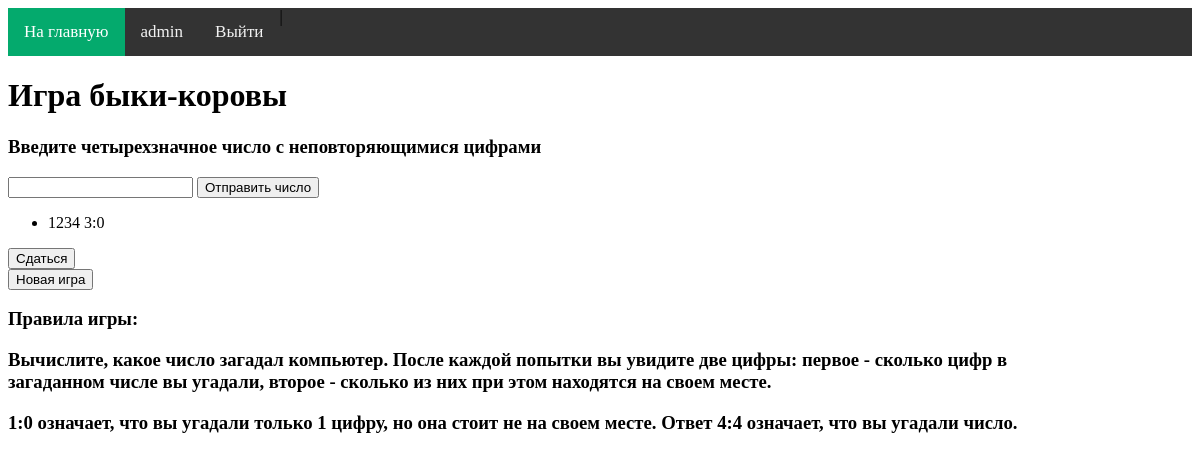
The app's page /bullscows/ (signed in), older data.
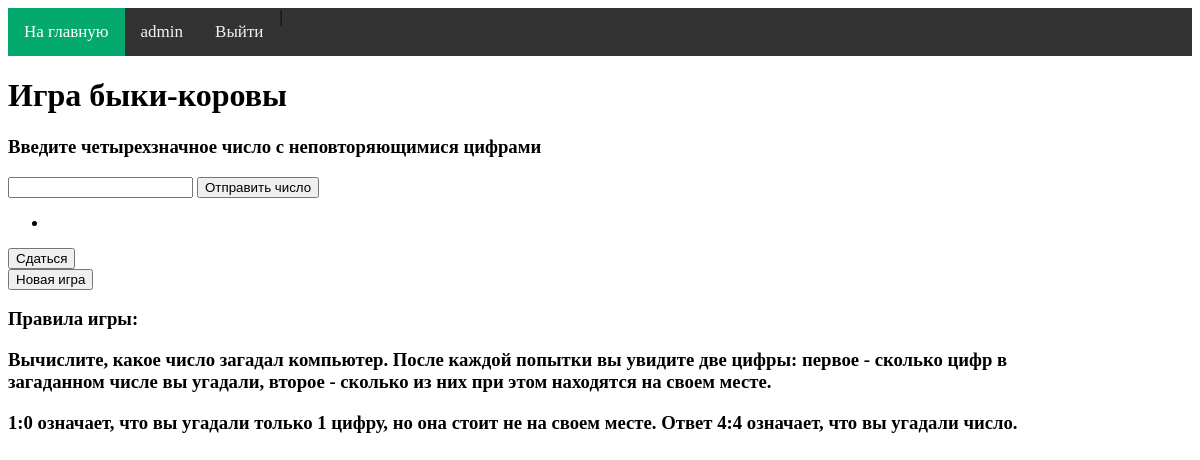
The same page, newer data.
### game/models.py (models this page shows)
class Bullscows(models.Model):
    answer = models.CharField(max_length=4, blank=True)
    try_string = models.TextField(blank=True)
    user = models.ForeignKey(User, on_delete=models.CASCADE, related_name='game')

### game/views.py (the view)
# urls.py: path('bullscows/', bullscows, name='bullscows'),
def bullscows(request):
    player = request.user
    if not player.is_authenticated:
        return redirect('/users/login_user/')
    if player.game.count() == 0:
        creating_new_game(player)
        return render(request, 'game/bullscows.html', context={"new_game": 'Новая игра'})
    request_value = request.POST.get('value')
    data = request_value_handler(game=get_game(player), request_value=request_value)
    return render(request, 'game/bullscows.html', context=data)

### game/utils.py (called while the page is built)
def check_answer_is_available(game_answer: str) -> str:
    if game_answer == "None":
        answer = create_answer()
        return answer

def get_game(player: User) -> Bullscows:
    game = player.game.all()[0]
    answer = check_answer_is_available(game.answer)
    if answer:
        game.answer = answer
    game.save()
    return game

def request_value_handler(game: Bullscows, request_value: str) -> dict:
    if request_value == 'give up':
        return give_up(game)
    elif request_value == 'new game':
        return new_game(game)
    elif request_value is None:
        data = {'list_of_tries': game.try_string.split(',')}
        return data
    else:
        return game_logic(game, request_value)

### game/templates/game/bullscows.html (shortened to what this page needs)
{% extends 'game/base.html' %}
{% block content%}
<h1> Игра быки-коровы</h1>
<h3>Введите четырехзначное число с неповторяющимися цифрами</h3>
<div>
<p> <form action="" method = 'post'>
    <input type="text" name="value">
    <button type="submit"> Отправить число </button>
</form>
</p>
<p>
<p> {% if list_of_tries %}
    <ul>
    {% for l in list_of_tries %}
        <li>   {{l}}    </li>
    {% endfor%}
    </ul>
    {% endif%}</p>
<form action="" method = 'post'>
    <button type="submit" name="value" value="give up"> Сдаться </button>
</form>
    <form action="" method = 'post'>
    <button type="submit" name="value" value="new game"> Новая игра </button>
</form>
    </div>
<div >
<h3><p> Правила игры:</p>
<p style="width:1000px;">
Вычислите, какое число загадал компьютер. После каждой попытки вы увидите две цифры: первое - сколько цифр в загаданном числе вы угадали,
второе - сколько из них при этом находятся на своем месте.</p>
   <p> 1:0 означает, что вы угадали только 1 цифру, но она стоит не на своем месте.
Ответ 4:4 означает, что вы угадали число.</p> </h3>
</div>
{% endblock %}

### game/templates/game/base.html (shortened to what this page needs)
{% load static %}
<!DOCTYPE html>
<html lang="en">
<head>
  <link type='text/css' rel="stylesheet" href="{% static 'game/css/styles.css' %}">
</head>
<body>
<div class="topnav">
  <a class="active" href='{% url "game:home" %}'>На главную</a>
  {% if user.is_authenticated %}
 <a class="inactive"> {{user.username}}</a>  |<a class = 'last' href="{% url 'users:logout' %}">Выйти</a>
  {% else %}
  <a class = 'last' href="{% url 'users:login' %}">Войти</a> | <a href="{% url 'users:registration' %}">Зарегистрироваться</a>
{% endif %}
</div>
{% block content %}
{% endblock  %}
</body>
</html>

### game/static/game/css/styles.css (style rules this page uses)
.topnav { background-color: #333; overflow: hidden; }
.topnav a { float: left; color: #f2f2f2; text-align: center; padding: 14px 16px; text-decoration: none; font-size: 17px; }
.topnav a.active { background-color: #04AA6D; color: white; }

Row changes from the older to the newer data that the page shows:
removed Bullscows: list_of_tries "1234 3:0"
